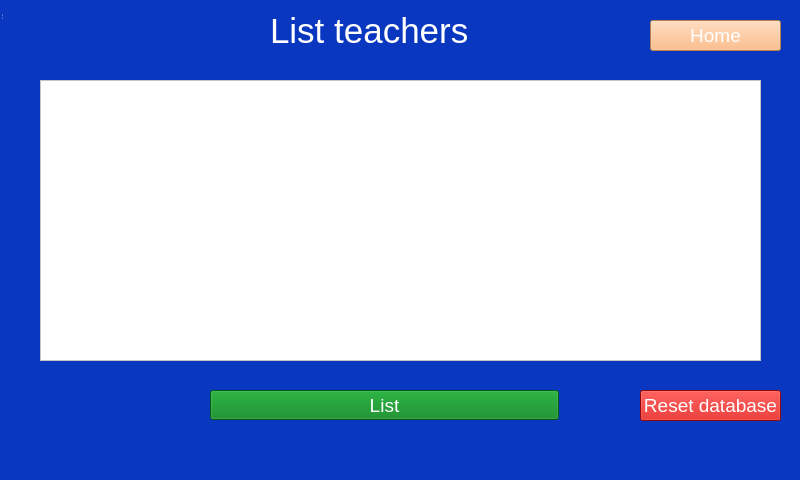
<?xml version="1.0" encoding="UTF-8"?>
<ui version="4.0">
 <class>showteachers</class>
 <widget class="QWidget" name="showteachers">
  <property name="geometry">
   <rect>
    <x>0</x>
    <y>0</y>
    <width>800</width>
    <height>480</height>
   </rect>
  </property>
  <property name="windowTitle">
   <string>MainWindow</string>
  </property>
  <widget class="QWidget" name="centralWidget" native="true">
   <property name="geometry">
    <rect>
     <x>0</x>
     <y>0</y>
     <width>800</width>
     <height>480</height>
    </rect>
   </property>
   <property name="styleSheet">
    <string notr="true"/>
   </property>
   <widget class="QStackedWidget" name="stackedWidget">
    <property name="geometry">
     <rect>
      <x>0</x>
      <y>0</y>
      <width>800</width>
      <height>480</height>
     </rect>
    </property>
    <property name="styleSheet">
     <string notr="true"/>
    </property>
    <widget class="QWidget" name="page">
     <property name="styleSheet">
      <string notr="true">background-color: rgb(10, 55, 191);</string>
     </property>
     <widget class="QLabel" name="nadpis">
      <property name="geometry">
       <rect>
        <x>270</x>
        <y>10</y>
        <width>481</width>
        <height>41</height>
       </rect>
      </property>
      <property name="font">
       <font>
        <family>Arial</family>
        <pointsize>26</pointsize>
       </font>
      </property>
      <property name="styleSheet">
       <string notr="true">color:rgb(255, 255, 255)
</string>
      </property>
      <property name="text">
       <string>List teachers</string>
      </property>
     </widget>
     <widget class="QPushButton" name="homeButton">
      <property name="geometry">
       <rect>
        <x>650</x>
        <y>20</y>
        <width>131</width>
        <height>31</height>
       </rect>
      </property>
      <property name="font">
       <font>
        <family>Arial</family>
        <pointsize>14</pointsize>
       </font>
      </property>
      <property name="styleSheet">
       <string notr="true">color:white;
background-color: rgb(255, 176, 107);</string>
      </property>
      <property name="text">
       <string>Home</string>
      </property>
     </widget>
     <widget class="QPushButton" name="listTeachersButton">
      <property name="geometry">
       <rect>
        <x>210</x>
        <y>390</y>
        <width>349</width>
        <height>30</height>
       </rect>
      </property>
      <property name="font">
       <font>
        <family>Arial</family>
        <pointsize>14</pointsize>
       </font>
      </property>
      <property name="styleSheet">
       <string notr="true">color: white;
background-color: rgb(0, 129, 23);</string>
      </property>
      <property name="text">
       <string>List</string>
      </property>
     </widget>
     <widget class="QTableView" name="tableView">
      <property name="geometry">
       <rect>
        <x>40</x>
        <y>80</y>
        <width>721</width>
        <height>281</height>
       </rect>
      </property>
      <property name="styleSheet">
       <string notr="true">color: black;
background-color: rgb(255, 255, 255);</string>
      </property>
     </widget>
     <widget class="QPushButton" name="resetDbButton">
      <property name="geometry">
       <rect>
        <x>640</x>
        <y>390</y>
        <width>141</width>
        <height>31</height>
       </rect>
      </property>
      <property name="font">
       <font>
        <family>Arial</family>
        <pointsize>14</pointsize>
       </font>
      </property>
      <property name="styleSheet">
       <string notr="true">color:white;
background-color: rgb(204, 10, 4);</string>
      </property>
      <property name="text">
       <string>Reset database</string>
      </property>
     </widget>
     <widget class="QLabel" name="labelMessage">
      <property name="geometry">
       <rect>
        <x>260</x>
        <y>420</y>
        <width>271</width>
        <height>21</height>
       </rect>
      </property>
      <property name="font">
       <font>
        <family>Arial</family>
        <pointsize>14</pointsize>
       </font>
      </property>
      <property name="styleSheet">
       <string notr="true">color:white;
</string>
      </property>
      <property name="text">
       <string/>
      </property>
     </widget>
    </widget>
   </widget>
  </widget>
  <widget class="QToolBar" name="mainToolBar">
   <property name="geometry">
    <rect>
     <x>0</x>
     <y>0</y>
     <width>4</width>
     <height>12</height>
    </rect>
   </property>
  </widget>
  <widget class="QStatusBar" name="statusBar">
   <property name="geometry">
    <rect>
     <x>0</x>
     <y>0</y>
     <width>3</width>
     <height>20</height>
    </rect>
   </property>
  </widget>
 </widget>
 <layoutdefault spacing="6" margin="11"/>
 <resources/>
 <connections/>
</ui>
